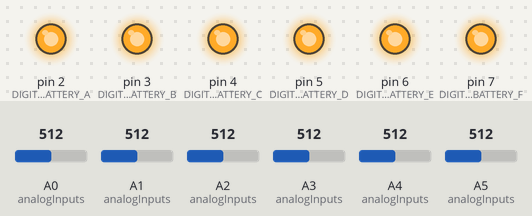
Recording of a sketch running on a simulated Arduino Uno, built with avr-gcc and run on an emulated ATmega328P. Parts: output pins drawn as LEDs (lit = HIGH). The test bench sets the inputs (shaded band); at power-on: A0 (analogInputs) = 512, A1 (analogInputs) = 512, A2 (analogInputs) = 512, A3 (analogInputs) = 512, A4 (analogInputs) = 512, A5 (analogInputs) = 512. What the sketch prints to the serial monitor is not drawn.

Above: at 0.1 s.
At 60.1 s:
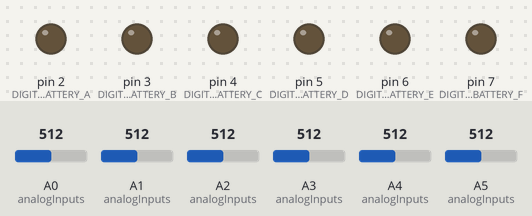
Timing chart, 0 to 121.5 s (numbered marks = the images above):
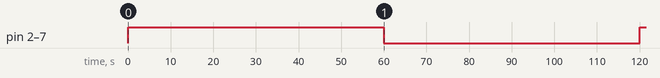

Measured:
- by itself, pin 2 (DIGITAL_BATTERY_A), pin 3 (DIGITAL_BATTERY_B), pin 4 (DIGITAL_BATTERY_C), pin 5 (DIGITAL_BATTERY_D), pin 6 (DIGITAL_BATTERY_E), pin 7 (DIGITAL_BATTERY_F): LOW → HIGH at 0.00 s, → LOW 60.0 s later, → HIGH 60.0 s later

The sketch:

TEST_DISCHARGE_BATTERY.ino
```cpp
#define DIGITAL_BATTERY_A 2
#define DIGITAL_BATTERY_B 3
#define DIGITAL_BATTERY_C 4
#define DIGITAL_BATTERY_D 5
#define DIGITAL_BATTERY_E 6
#define DIGITAL_BATTERY_F 7

#define ANALOG_BATTERY_A A0
#define ANALOG_BATTERY_B A1
#define ANALOG_BATTERY_C A2
#define ANALOG_BATTERY_D A3
#define ANALOG_BATTERY_E A4
#define ANALOG_BATTERY_F A5

#define VOLTAGE_MIN_BATTERY 2.4

const int numInputs = 6;  // Number Analog Input
int analogInputs[numInputs] = {ANALOG_BATTERY_A, ANALOG_BATTERY_B, ANALOG_BATTERY_C, ANALOG_BATTERY_D, ANALOG_BATTERY_E,ANALOG_BATTERY_F}; // Array analogoc Imput

const int numOutputs = 6; // Number Digital Output
int digitalOutput[numOutputs] = {DIGITAL_BATTERY_A, DIGITAL_BATTERY_B, DIGITAL_BATTERY_C, DIGITAL_BATTERY_D, DIGITAL_BATTERY_E,DIGITAL_BATTERY_F}; // Array Digital Outputs

const int batteryNum = 6;
bool batteryArray[batteryNum] = {1, 1, 1, 1, 1, 1};


int analogValue = 0;
float voltage = 0;
float voltageFinal = 0;
bool flag = false;
void setup() {
  Serial.begin(9600);  // Start Serial Protocol
  pinMode(DIGITAL_BATTERY_A, OUTPUT);
  pinMode(DIGITAL_BATTERY_B, OUTPUT);
  pinMode(DIGITAL_BATTERY_C, OUTPUT);
  pinMode(DIGITAL_BATTERY_D, OUTPUT);
  pinMode(DIGITAL_BATTERY_E, OUTPUT);
  pinMode(DIGITAL_BATTERY_F, OUTPUT);
}

void loop() {
  outputOnTransistor();
  flag = false;
  forBattery();
  _delay_ms(60000);
  outputOffTransistor();
  flag = true;
  forBattery();
  _delay_ms(60000);
}
void outputOnTransistor(){
  for (int i = 0; i < 6; i++){
    if(batteryArray[i]==1)
    {
    digitalWrite(digitalOutput[i], HIGH);
    }
  }

}
void outputOffTransistor(){
 for (int i = 0; i < 6; i++){
    digitalWrite(digitalOutput[i], LOW);
  }
}

void forBattery(){
  for (int i = 0; i < 6; i++){
  analogValue = analogRead(analogInputs[i]);
  voltage = 0.0048 * analogValue;
  if(flag == false){
    if(voltage <= VOLTAGE_MIN_BATTERY){
        batteryArray[i]  = 0;
    }
  }
  Serial.print(i);
  Serial.print("|");
  Serial.println(voltage,3);
  }
}
```
